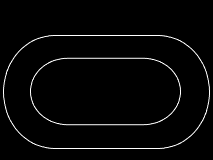
#> input picture circuitcreator/imagen.png, 213 x 160 px, found by its file name
$ python imgmatrix.py
#> lines starting #> are read from the running program, lines starting #| are printed output that depends on the picture; after the words box and inside, x2 and y2 are one past the last pixel; in counts of white or black regions, pixels touching at a corner belong together
from PIL import Image
import numpy as np

def image_to_matrix(image_path):
    # Cargar la imagen en modo de escala de grises
#> called with image_path = 'circuitcreator/imagen.png'
    img = Image.open(image_path).convert('L')

    # Convertir la imagen a una matriz de numpy
    img_array = np.array(img)

    # Crear una matriz binaria (0 para negro, 1 para blanco)
    binary_matrix = np.where(img_array > 127, 1, 0)
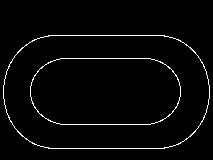
#> binary_matrix: shape (160, 213) int64; values 0 (black) and 1 (white), 2.8% white in thin lines or dots, all inside (x1, y1, x2, y2) = (3, 35, 210, 149)

    return binary_matrix

def print_matrix(matrix):
    for row in matrix:
        print("db ", ", ".join(map(str, row)))
#> this loop made 160 passes
#> (printed output is left out)

# Ejemplo de uso
image_path = "circuitcreator/imagen.png"  # Reemplaza con la ruta de tu imagen
matrix = image_to_matrix(image_path)
print_matrix(matrix)
